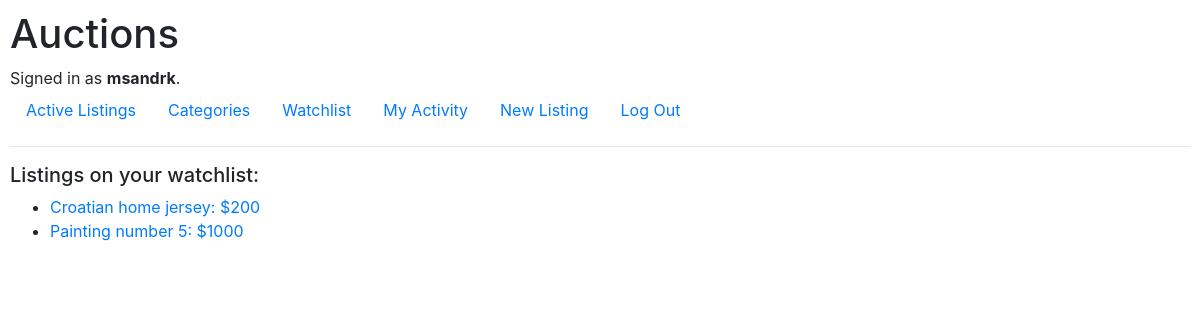
Before: /watchlist/ (signed in) with the older database file.
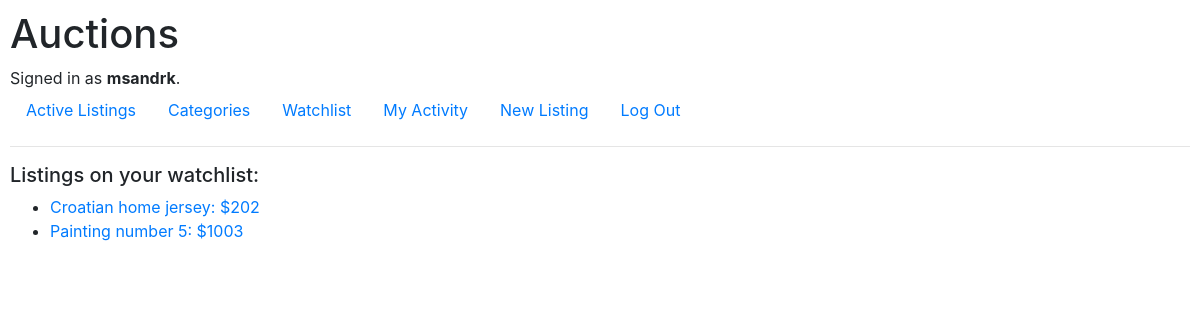
After: the same page with the newer database file.
### auctions/models.py (models this page shows, shortened)
class User(AbstractUser):
    watchlist = models.ManyToManyField('Listing', blank=True, related_name='watchlist_users')

class Listing(models.Model):
    LISTING_CATEGORIES = [
        ('FSHN', 'Fashion'),
        ('TYS', 'Toys'),
        ('ELCTRNCS', 'Electronics'),
        ('HM', 'Home'),
        ('SPRTS', 'Sports'),
        ('OTHR', 'Other')
    ]
    title = models.CharField(max_length=64)
    description = models.TextField()
    image_url = models.URLField(blank=True)
    category = models.CharField(max_length=64, choices=LISTING_CATEGORIES, default='OTHR')
    owner = models.ForeignKey(User, on_delete=models.CASCADE, related_name="user_listings")
    starting_price = models.PositiveIntegerField()
    created = models.DateTimeField(auto_now_add=True)
    is_active = models.BooleanField(default=True)
    def __str__(self):
        price = self.starting_price if not self.bids.exists() else self.bids.first().amount
        return f"{self.title}: ${price}"

class Bid(models.Model):
    bidder = models.ForeignKey(User, on_delete=models.CASCADE, related_name='user_bids')
    amount = models.PositiveIntegerField()
    listing = models.ForeignKey(Listing, on_delete=models.CASCADE, related_name='bids')
    created = models.DateTimeField(auto_now_add=True)
    class Meta:
        ordering = ['-amount']

### auctions/views.py (the view)
# urls.py: path("watchlist/", views.watchlist, name="watchlist"),
@login_required
@require_http_methods(["GET"])
def watchlist(request: HttpRequest) -> HttpResponse:
    return render(request, 'auctions/watchlist.html', {
        'listings': request.user.watchlist.all()
    })

### auctions/templates/auctions/watchlist.html (shortened to what this page needs)
{% extends 'auctions/layout.html' %}
{% block body %}
<h5>Listings on your watchlist:</h5>
<ul>
    {% for l in listings %}
    <li>
        <a href="{% url 'listing' l.id %}">{{ l }}</a>
    </li>
    {% empty %}
        <li>There are currently no listings on your watchlist</li>
    {% endfor %}
</ul>
{% endblock %}

### auctions/templates/auctions/layout.html (shortened to what this page needs)
{% load static %}
<!DOCTYPE html>
<html lang="en">
    <head>
        <link rel="stylesheet" href="https://stackpath.bootstrapcdn.com/bootstrap/4.4.1/css/bootstrap.min.css">
        <link href="{% static 'auctions/styles.css' %}" rel="stylesheet">
    </head>
    <body>
        <h1>Auctions</h1>
        <div>
            {% if user.is_authenticated %}
                Signed in as <strong>{{ user.username }}</strong>.
            {% else %}
                Not signed in.
            {% endif %}
        </div>
        <ul class="nav">
            <li class="nav-item">
                <a class="nav-link" href="{% url 'index' %}">Active Listings</a>
            </li>
            <li calss="nav-item">
                <a class="nav-link" href="{% url 'categories' %}">Categories</a>
            </li>
            {% if user.is_authenticated %}
                <li class="nav-item">
                    <a class="nav-link" href="{% url 'watchlist' %}">Watchlist</a>
                </li>
                <li class="nav-item">
                    <a class="nav-link" href="{% url 'activity' %}">My Activity</a>
                </li>
                <li class="nav-item">
                    <a class="nav-link" href="{% url 'new_listing' %}">New Listing</a>
                </li>
                <li class="nav-item">
                    <a class="nav-link" href="{% url 'logout' %}">Log Out</a>
                </li>
            {% endif %}
        </ul>
        <hr>
        {% block body %}
        {% endblock %}
    </body>
</html>

### auctions/static/auctions/styles.css (style rules this page uses)
body { padding: 10px; }

Changed rows visible on the page:
changed Listing: id+title "Croatian home jersey: $200" → "Croatian home jersey: $202"
computed for Listing: id+title "Painting number 5: $1000" → "Painting number 5: $1003"
